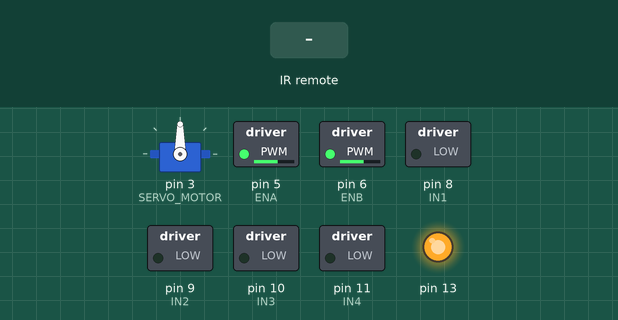
This sketch was run on a simulated Arduino Uno, built with avr-gcc and run on an emulated ATmega328P. Parts: servo, switched loads named in the sketch (green lamp = pin HIGH), output pins drawn as LEDs (lit = HIGH). Inputs (shaded band) come from the test bench.

Above: at 1.2 s.
1.3 s: infrared code 0xFF629D received
At 2.3 s:
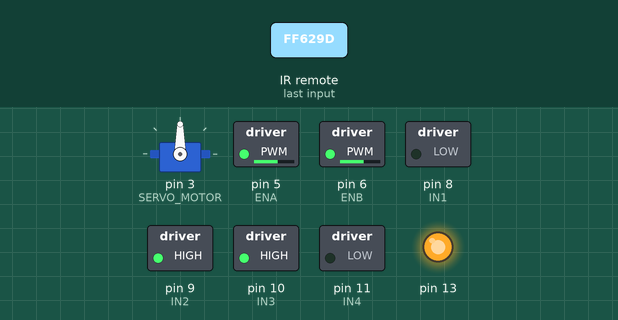
2.8 s: infrared code 0xFFA857 received
At 3.4 s:
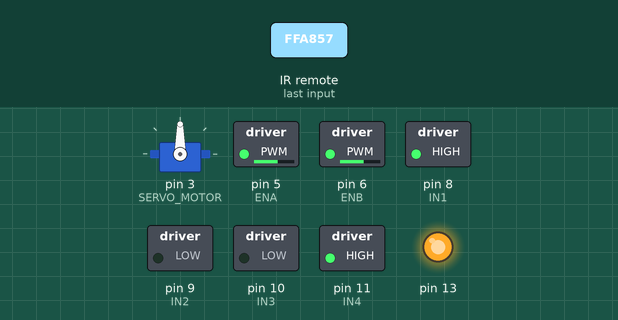
4.3 s: infrared code 0xFF22DD received
At 4.6 s:
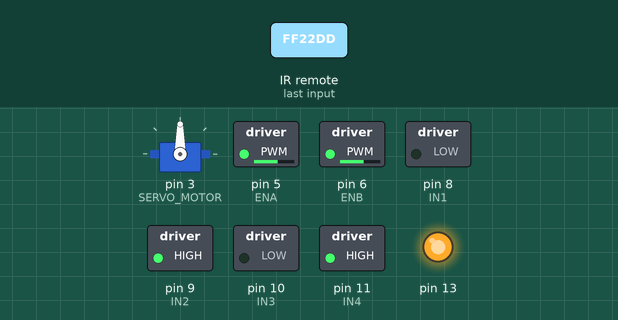
5.8 s: infrared code 0xFFC23D received
At 6.9 s:
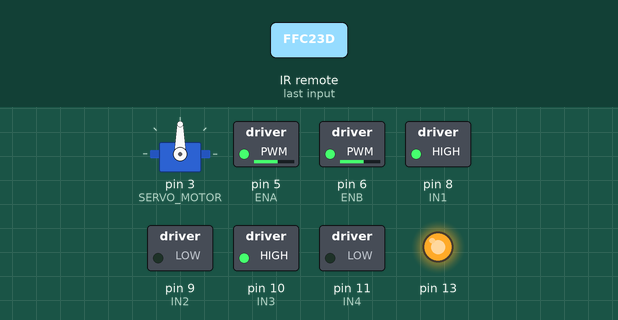
7.3 s: infrared code 0xFF02FD received
At 8.0 s:
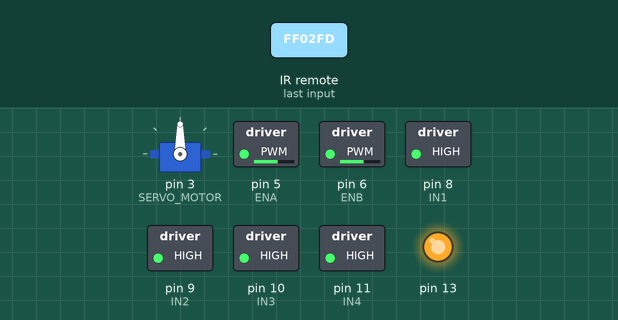
Timing chart, 0 to 9.8 s (numbered marks = the images above; inputs shaded):
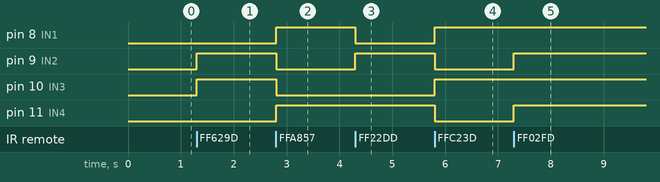

Measured:
- after the input at 1.3 s, pin 9 (IN2), pin 10 (IN3): LOW → HIGH at once
- after the input at 2.8 s, pin 8 (IN1), pin 11 (IN4): LOW → HIGH at once; pin 9 (IN2), pin 10 (IN3): HIGH → LOW at once
- after the input at 4.3 s, pin 8 (IN1): HIGH → LOW at once; pin 9 (IN2): LOW → HIGH at once
- after the input at 5.8 s, pin 8 (IN1), pin 10 (IN3): LOW → HIGH at once; pin 9 (IN2), pin 11 (IN4): HIGH → LOW at once
- after the input at 7.3 s, pin 9 (IN2), pin 11 (IN4): LOW → HIGH at once

The sketch:

Remuve_Car.ino
```cpp
  #include <Servo.h>
  #include "IRremote.h"

  #define SERVO_MOTOR 3
  Servo myservo;

  int RECV_PIN = 12; // задает номер пина, к которому подключен ИК-приемник.
  IRrecv irrecv(RECV_PIN); // irrecv — объект класса IRrecv, который управляет приемом сигналов на указанном пине (RECV_PIN)
  decode_results results;

  #define ENA 5
  #define ENB 6

  #define IN1 8
  #define IN2 9
  #define IN3 10
  #define IN4 11

  unsigned char Lpwm_val =150;
  unsigned char Rpwm_val = 150;

  void M_Control_IO_config(void)
  {
    pinMode(IN1,OUTPUT);
    pinMode(IN2,OUTPUT);
    pinMode(IN3,OUTPUT);
    pinMode(IN4,OUTPUT);
    pinMode(ENA,OUTPUT);
    pinMode(ENB,OUTPUT);
  }

  void Set_Speed(unsigned char Left,unsigned char Right)
  {
    analogWrite(ENA,Left);
    analogWrite(ENB,Right);
  }

  void forward(){
    digitalWrite(IN1,LOW);
    digitalWrite(IN2,HIGH);
    digitalWrite(IN3,HIGH);
    digitalWrite(IN4,LOW);

  }

  void back(){
    digitalWrite(IN1,HIGH);
    digitalWrite(IN2,LOW);
    digitalWrite(IN3,LOW);
    digitalWrite(IN4,HIGH);

  }

  void left(){
    digitalWrite(IN1,LOW);
    digitalWrite(IN2,HIGH);
    digitalWrite(IN3,LOW);
    digitalWrite(IN4,HIGH);

  }

  void right(){
    digitalWrite(IN1,HIGH);
    digitalWrite(IN2,LOW);
    digitalWrite(IN3,HIGH);
    digitalWrite(IN4,LOW);

  }

  void stop()
  {
    digitalWrite(IN1,HIGH);
    digitalWrite(IN2,HIGH);
    digitalWrite(IN3,HIGH);
    digitalWrite(IN4,HIGH);
  }


  void setup() {

    Serial.begin(9600);
    myservo.attach(SERVO_MOTOR);
    M_Control_IO_config();
    Set_Speed(Lpwm_val,Rpwm_val);
    irrecv.enableIRIn(); // активирует прием сигналов инфракрасного приемника.
    pinMode (13, OUTPUT);
    digitalWrite (13, 1);

  }

  void returnServo()
  {
    myservo.write(0);
    delay(1500);
    myservo.write(180);
    delay(1500);


  }


    void IR_Control(void)
  {
    unsigned long Key;
    if(irrecv.decode(&results)) //judging if serial port receives data
  {
      Key = results.value;
      switch(Key)
      {
        case 0xFF629D:forward();   //UP
        break;
        case 0xFFA857: back();   //back
        break;
        case 0xFF22DD:left();   //Left
        break;
        case 0xFFC23D:right(); //Righ
        break;
        case 0xFF02FD:stop();   //stop
        break;
        default:
        break;
      }
      irrecv.resume(); // Receive the next value
  }

      }


        void loop()
        {
          IR_Control();
          //returnServo();
        }


          //FF629D вперед
          //FFA857 назад
          //FF22DD влево
          //FFC23D вправо
          //FF02FD стоп

        
```
